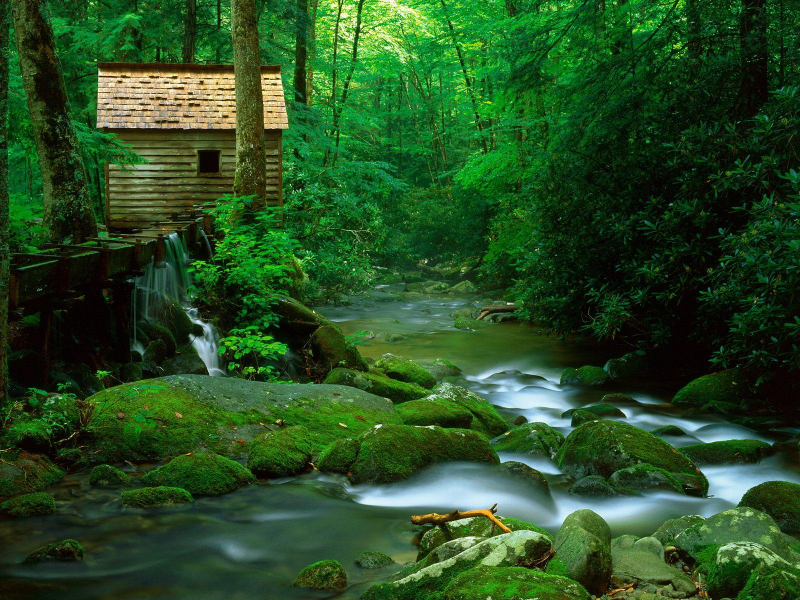
%> input picture Ejercicio 4/river.jpg, 1600 x 1200 px (shown at 1/2 size)
$ octave river.m   (GNU Octave 9; MATLAB toolbox functions it lacks are replaced by stand-ins)
%> lines starting %> are read from the running program, lines starting %| are printed output that depends on the picture
image = input('Introduce la imagen con su extensi髇: ','s');
%> the answer given: river.jpg
M1 = imread(image);
%> M1 is the input picture: size 1200x1600x3 uint8; mean R, G, B 39.4, 76.9, 34.6

%Crea la imagen en gris
M2 = rgb2gray(M1);
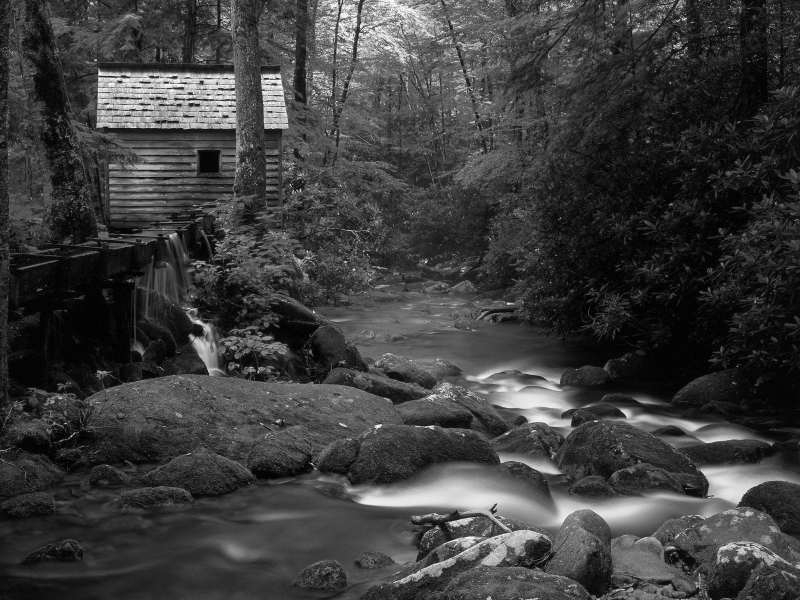
%> M2: size 1200x1600 uint8 (shown at 1/2 size); min 0, max 254, mean 60.9

%Calcula el valor umbral
k=graythresh(M2);
%> k = 0.31
disp('El valor humbral de k es ')
disp(k)
%| 0.3098

%Muestra la resoluci髇 actual
ra=size(M2);
%> ra = [1200 1600]
disp('La resoluci髇 actual es: ');
disp(ra);
%|    1200   1600

%Obtiene la nueva resoluci髇.
b = input('A continuaci髇 introduce la resoluci髇 deseada.\nIntroduce la longitud deseada: ');
%> the answer given: 3
a = input('Introduce el ancho deseado: ');
%> the answer given: 3

%Cambia la resoluci髇.
M3 = imresize (M2, [a, b]);
%> M3 = [79 86 37; 45 67 28; 46 87 82]

%Muestra la imagen
imshow(M3);
